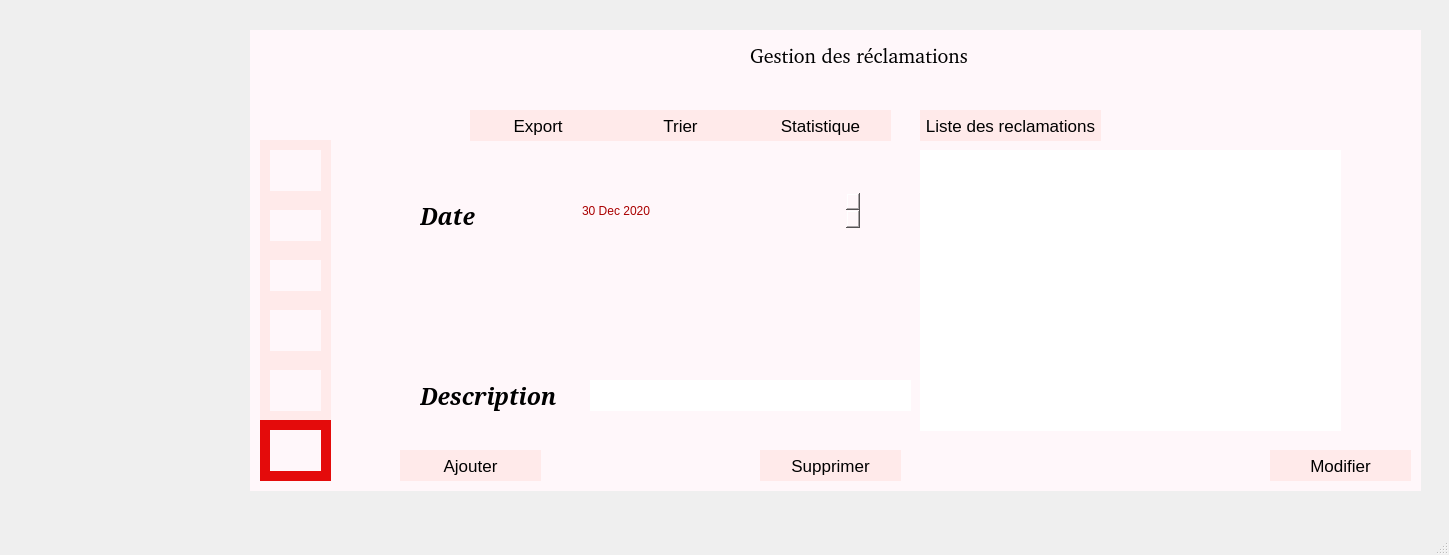
<?xml version="1.0" encoding="UTF-8"?>
<ui version="4.0">
 <class>MainWindow</class>
 <widget class="QMainWindow" name="MainWindow">
  <property name="geometry">
   <rect>
    <x>0</x>
    <y>0</y>
    <width>1449</width>
    <height>555</height>
   </rect>
  </property>
  <property name="windowTitle">
   <string>MainWindow</string>
  </property>
  <widget class="QWidget" name="centralwidget">
   <widget class="QGroupBox" name="groupBox">
    <property name="geometry">
     <rect>
      <x>250</x>
      <y>30</y>
      <width>1171</width>
      <height>461</height>
     </rect>
    </property>
    <property name="styleSheet">
     <string notr="true">font: 75 48pt &quot;MS Shell Dlg 2&quot;;
font: 8pt &quot;Segoe Fluent Icons&quot;;
color: rgb(170, 0, 0);
font: 36pt &quot;Kristen ITC&quot;;
font: 25 26pt &quot;Yu Gothic UI Light&quot;;
 border: none;
    background-color:          #fff7fa

 ;</string>
    </property>
    <property name="title">
     <string>       AssurePlus</string>
    </property>
    <widget class="QPushButton" name="pushButton_home">
     <property name="geometry">
      <rect>
       <x>10</x>
       <y>110</y>
       <width>71</width>
       <height>61</height>
      </rect>
     </property>
     <property name="styleSheet">
      <string notr="true"> QPushButton
{
    border: none;
    background-color:          #ffeaea
 ;
    color: black;
      font-family: Tahoma, Verdana, sans-serif;
     font-size: 17px;
    border-radius: 50px;
}

QPushButton:hover
{
   
	background-color:       #e40b0b ;
 ;
    border: 2px solid black;
}

QPushButton:pressed
{
    background-color:   #f3cbcb ;
    border: 2px solid white;
}</string>
     </property>
     <property name="text">
      <string/>
     </property>
    </widget>
    <widget class="QPushButton" name="pushButton_3">
     <property name="geometry">
      <rect>
       <x>10</x>
       <y>170</y>
       <width>71</width>
       <height>51</height>
      </rect>
     </property>
     <property name="styleSheet">
      <string notr="true">  QPushButton
{
    border: none;
    background-color:          #ffeaea
;
    color: black;
      font-family: Tahoma, Verdana, sans-serif;
     font-size: 17px;
    border-radius: 50px;
}

QPushButton:hover
{
   
	background-color:       #e40b0b ;
 ;
    border: 2px solid black;
}

QPushButton:pressed
{
    background-color:   #f3cbcb ;
    border: 2px solid white;
}</string>
     </property>
     <property name="text">
      <string/>
     </property>
    </widget>
    <widget class="QPushButton" name="pushButton">
     <property name="geometry">
      <rect>
       <x>10</x>
       <y>220</y>
       <width>71</width>
       <height>51</height>
      </rect>
     </property>
     <property name="styleSheet">
      <string notr="true"> QPushButton
{
    border: none;
    background-color:          #ffeaea
 ;
    color: black;
      font-family: Tahoma, Verdana, sans-serif;
     font-size: 17px;
    border-radius: 50px;
}

QPushButton:hover
{
   
	background-color:       #e40b0b ;
 ;
    border: 2px solid black;
}

QPushButton:pressed
{
    background-color:   #f3cbcb ;
    border: 2px solid white;
}</string>
     </property>
     <property name="text">
      <string/>
     </property>
    </widget>
    <widget class="QPushButton" name="pushButton_4">
     <property name="geometry">
      <rect>
       <x>10</x>
       <y>270</y>
       <width>71</width>
       <height>61</height>
      </rect>
     </property>
     <property name="styleSheet">
      <string notr="true">  QPushButton
{
    border: none;
    background-color:         #ffeaea
;
    color: black;
      font-family: Tahoma, Verdana, sans-serif;
     font-size: 17px;
    border-radius: 50px;
}

QPushButton:hover
{
   
	background-color:       #e40b0b ;
 ;
    border: 2px solid black;
}

QPushButton:pressed
{
    background-color:   #f3cbcb ;
    border: 2px solid white;
}</string>
     </property>
     <property name="text">
      <string/>
     </property>
    </widget>
    <widget class="QPushButton" name="pushButton_2">
     <property name="geometry">
      <rect>
       <x>10</x>
       <y>330</y>
       <width>71</width>
       <height>61</height>
      </rect>
     </property>
     <property name="styleSheet">
      <string notr="true">  QPushButton
{
    border: none;
    background-color:        #ffeaea
;
    color: black;
      font-family: Tahoma, Verdana, sans-serif;
     font-size: 17px;
    border-radius: 50px;
}

QPushButton:hover
{
   
	background-color:       #e40b0b ;
 ;
    border: 2px solid black;
}

QPushButton:pressed
{
    background-color:   #f3cbcb ;
    border: 2px solid white;
}</string>
     </property>
     <property name="text">
      <string/>
     </property>
    </widget>
    <widget class="QPushButton" name="pushButton_5">
     <property name="geometry">
      <rect>
       <x>10</x>
       <y>390</y>
       <width>71</width>
       <height>61</height>
      </rect>
     </property>
     <property name="styleSheet">
      <string notr="true"> 
QPushButton {
    border: none;
    background-color: #e40b0b;  
    color: white;   
    font-family: Tahoma, Verdana, sans-serif;
    font-size: 17px;
    border-radius: 50px;
}

QPushButton:hover {
    background-color: #ffeaea; 
    border: 2px solid black;
}

QPushButton:pressed {
    background-color: #e40b0b; 
    border: 2px solid white;
}

</string>
     </property>
     <property name="text">
      <string/>
     </property>
    </widget>
    <widget class="QLabel" name="label_3">
     <property name="geometry">
      <rect>
       <x>20</x>
       <y>120</y>
       <width>51</width>
       <height>41</height>
      </rect>
     </property>
     <property name="styleSheet">
      <string notr="true">image: url(:/res/home.png);</string>
     </property>
     <property name="text">
      <string/>
     </property>
    </widget>
    <widget class="QLabel" name="label_5">
     <property name="geometry">
      <rect>
       <x>20</x>
       <y>180</y>
       <width>51</width>
       <height>31</height>
      </rect>
     </property>
     <property name="styleSheet">
      <string notr="true">image: url(:/res/trousse-de-premiers-secours.png);</string>
     </property>
     <property name="text">
      <string/>
     </property>
    </widget>
    <widget class="QLabel" name="label_9">
     <property name="geometry">
      <rect>
       <x>20</x>
       <y>280</y>
       <width>51</width>
       <height>41</height>
      </rect>
     </property>
     <property name="styleSheet">
      <string notr="true">image: url(:/res/signe.png);</string>
     </property>
     <property name="text">
      <string/>
     </property>
    </widget>
    <widget class="QLabel" name="label_11">
     <property name="geometry">
      <rect>
       <x>20</x>
       <y>230</y>
       <width>51</width>
       <height>31</height>
      </rect>
     </property>
     <property name="styleSheet">
      <string notr="true">image: url(:/res/client.png);</string>
     </property>
     <property name="text">
      <string/>
     </property>
    </widget>
    <widget class="QLabel" name="label_12">
     <property name="geometry">
      <rect>
       <x>20</x>
       <y>340</y>
       <width>51</width>
       <height>41</height>
      </rect>
     </property>
     <property name="styleSheet">
      <string notr="true">image: url(:/res/employe-de-bureau.png);</string>
     </property>
     <property name="text">
      <string/>
     </property>
    </widget>
    <widget class="QLabel" name="label_13">
     <property name="geometry">
      <rect>
       <x>20</x>
       <y>400</y>
       <width>51</width>
       <height>41</height>
      </rect>
     </property>
     <property name="styleSheet">
      <string notr="true">image: url(:/res/editer.png);</string>
     </property>
     <property name="text">
      <string/>
     </property>
    </widget>
    <widget class="QLabel" name="label_15">
     <property name="geometry">
      <rect>
       <x>-10</x>
       <y>-20</y>
       <width>101</width>
       <height>101</height>
      </rect>
     </property>
     <property name="styleSheet">
      <string notr="true">image: url(:/res/logo.png);
font: 8pt &quot;MS Shell Dlg 2&quot;;</string>
     </property>
     <property name="text">
      <string/>
     </property>
    </widget>
    <widget class="QLabel" name="label_17">
     <property name="geometry">
      <rect>
       <x>170</x>
       <y>130</y>
       <width>251</width>
       <height>111</height>
      </rect>
     </property>
     <property name="styleSheet">
      <string notr="true">color: rgb(0, 0, 0);
font: 75 17pt  ;
  font: bold italic large serif;</string>
     </property>
     <property name="text">
      <string>Date</string>
     </property>
    </widget>
    <widget class="QLabel" name="label_18">
     <property name="geometry">
      <rect>
       <x>500</x>
       <y>10</y>
       <width>251</width>
       <height>31</height>
      </rect>
     </property>
     <property name="styleSheet">
      <string notr="true">  font: Tahoma, Verdana, sans-serif;
color:black;
font-size :20px;
  color: black;
</string>
     </property>
     <property name="text">
      <string>Gestion des réclamations</string>
     </property>
    </widget>
    <widget class="QLabel" name="label_20">
     <property name="geometry">
      <rect>
       <x>170</x>
       <y>310</y>
       <width>251</width>
       <height>111</height>
      </rect>
     </property>
     <property name="styleSheet">
      <string notr="true">color: rgb(0, 0, 0);
font: 75 17pt  ;
  font: bold italic large serif;</string>
     </property>
     <property name="text">
      <string>Description</string>
     </property>
    </widget>
    <widget class="QLineEdit" name="lineEdit_Description">
     <property name="geometry">
      <rect>
       <x>340</x>
       <y>350</y>
       <width>321</width>
       <height>31</height>
      </rect>
     </property>
     <property name="styleSheet">
      <string notr="true">background-color: rgb(255, 255, 255);
font: 9pt &quot;Arial&quot;;</string>
     </property>
     <property name="text">
      <string/>
     </property>
    </widget>
    <widget class="QPushButton" name="pushButton_ajouter">
     <property name="geometry">
      <rect>
       <x>150</x>
       <y>420</y>
       <width>141</width>
       <height>31</height>
      </rect>
     </property>
     <property name="styleSheet">
      <string notr="true"> QPushButton
{
    border: none;
    background-color:          #ffeaea
 ;
    color: black;
      font-family: Tahoma, Verdana, sans-serif;
     font-size: 17px;
    border-radius: 50px;
}

QPushButton:hover
{
   
	background-color:       #e40b0b ;
 ;
    border: 2px solid black;
}

QPushButton:pressed
{
    background-color:   #f3cbcb ;
    border: 2px solid white;
}</string>
     </property>
     <property name="text">
      <string>Ajouter</string>
     </property>
    </widget>
    <widget class="QPushButton" name="pushButton_supprimer">
     <property name="geometry">
      <rect>
       <x>510</x>
       <y>420</y>
       <width>141</width>
       <height>31</height>
      </rect>
     </property>
     <property name="styleSheet">
      <string notr="true"> QPushButton
{
    border: none;
    background-color:          #ffeaea
 ;
    color: black;
      font-family: Tahoma, Verdana, sans-serif;
     font-size: 17px;
    border-radius: 50px;
}

QPushButton:hover
{
   
	background-color:       #e40b0b ;
 ;
    border: 2px solid black;
}

QPushButton:pressed
{
    background-color:   #f3cbcb ;
    border: 2px solid white;
}</string>
     </property>
     <property name="text">
      <string>Supprimer</string>
     </property>
    </widget>
    <widget class="QLabel" name="label_16">
     <property name="geometry">
      <rect>
       <x>110</x>
       <y>170</y>
       <width>41</width>
       <height>31</height>
      </rect>
     </property>
     <property name="styleSheet">
      <string notr="true">image: url(:/res/date.png);</string>
     </property>
     <property name="text">
      <string/>
     </property>
    </widget>
    <widget class="QLabel" name="label_19">
     <property name="geometry">
      <rect>
       <x>100</x>
       <y>350</y>
       <width>61</width>
       <height>41</height>
      </rect>
     </property>
     <property name="styleSheet">
      <string notr="true">image: url(:/res/description.png);</string>
     </property>
     <property name="text">
      <string/>
     </property>
    </widget>
    <widget class="QPushButton" name="pushButton_modifier">
     <property name="geometry">
      <rect>
       <x>1020</x>
       <y>420</y>
       <width>141</width>
       <height>31</height>
      </rect>
     </property>
     <property name="styleSheet">
      <string notr="true"> QPushButton
{
    border: none;
    background-color:          #ffeaea
 ;
    color: black;
      font-family: Tahoma, Verdana, sans-serif;
     font-size: 17px;
    border-radius: 50px;
}

QPushButton:hover
{
   
	background-color:       #e40b0b ;
 ;
    border: 2px solid black;
}

QPushButton:pressed
{
    background-color:   #f3cbcb ;
    border: 2px solid white;
}</string>
     </property>
     <property name="text">
      <string>Modifier</string>
     </property>
    </widget>
    <widget class="QPushButton" name="pushButton_stat">
     <property name="geometry">
      <rect>
       <x>500</x>
       <y>80</y>
       <width>141</width>
       <height>31</height>
      </rect>
     </property>
     <property name="styleSheet">
      <string notr="true"> QPushButton
{
    border: none;
    background-color:          #ffeaea
 ;
    color: black;
      font-family: Tahoma, Verdana, sans-serif;
     font-size: 17px;
    border-radius: 50px;
}

QPushButton:hover
{
   
	background-color:       #e40b0b ;
 ;
    border: 2px solid black;
}

QPushButton:pressed
{
    background-color:   #f3cbcb ;
    border: 2px solid white;
}</string>
     </property>
     <property name="text">
      <string>Statistique</string>
     </property>
    </widget>
    <widget class="QPushButton" name="pushButton_list">
     <property name="geometry">
      <rect>
       <x>670</x>
       <y>80</y>
       <width>181</width>
       <height>31</height>
      </rect>
     </property>
     <property name="styleSheet">
      <string notr="true"> QPushButton
{
    border: none;
    background-color:          #ffeaea
 ;
    color: black;
      font-family: Tahoma, Verdana, sans-serif;
     font-size: 17px;
    border-radius: 50px;
}

QPushButton:hover
{
   
	background-color:       #e40b0b ;
 ;
    border: 2px solid black;
}

QPushButton:pressed
{
    background-color:   #f3cbcb ;
    border: 2px solid white;
}</string>
     </property>
     <property name="text">
      <string>Liste des reclamations</string>
     </property>
    </widget>
    <widget class="QLabel" name="label_21">
     <property name="geometry">
      <rect>
       <x>440</x>
       <y>10</y>
       <width>41</width>
       <height>31</height>
      </rect>
     </property>
     <property name="styleSheet">
      <string notr="true">image: url(:/res/editer.png);</string>
     </property>
     <property name="text">
      <string/>
     </property>
    </widget>
    <widget class="QDateEdit" name="DateEdit">
     <property name="geometry">
      <rect>
       <x>330</x>
       <y>160</y>
       <width>281</width>
       <height>41</height>
      </rect>
     </property>
     <property name="dateTime">
      <datetime>
       <hour>0</hour>
       <minute>0</minute>
       <second>0</second>
       <year>2020</year>
       <month>12</month>
       <day>30</day>
      </datetime>
     </property>
     <property name="minimumDateTime">
      <datetime>
       <hour>0</hour>
       <minute>0</minute>
       <second>0</second>
       <year>2020</year>
       <month>1</month>
       <day>1</day>
      </datetime>
     </property>
    </widget>
    <widget class="QTableView" name="tableView">
     <property name="geometry">
      <rect>
       <x>670</x>
       <y>120</y>
       <width>421</width>
       <height>281</height>
      </rect>
     </property>
     <property name="styleSheet">
      <string notr="true">background-color: rgb(255, 255, 255);
font: italic 8pt &quot;Arial&quot;;</string>
     </property>
    </widget>
    <widget class="QPushButton" name="pushButton_trier">
     <property name="geometry">
      <rect>
       <x>360</x>
       <y>80</y>
       <width>141</width>
       <height>31</height>
      </rect>
     </property>
     <property name="styleSheet">
      <string notr="true"> QPushButton
{
    border: none;
    background-color:          #ffeaea
 ;
    color: black;
      font-family: Tahoma, Verdana, sans-serif;
     font-size: 17px;
    border-radius: 50px;
}

QPushButton:hover
{
   
	background-color:       #e40b0b ;
 ;
    border: 2px solid black;
}

QPushButton:pressed
{
    background-color:   #f3cbcb ;
    border: 2px solid white;
}</string>
     </property>
     <property name="text">
      <string>Trier</string>
     </property>
    </widget>
    <widget class="QPushButton" name="pushButton_export">
     <property name="geometry">
      <rect>
       <x>220</x>
       <y>80</y>
       <width>141</width>
       <height>31</height>
      </rect>
     </property>
     <property name="styleSheet">
      <string notr="true"> QPushButton
{
    border: none;
    background-color:          #ffeaea
 ;
    color: black;
      font-family: Tahoma, Verdana, sans-serif;
     font-size: 17px;
    border-radius: 50px;
}

QPushButton:hover
{
   
	background-color:       #e40b0b ;
 ;
    border: 2px solid black;
}

QPushButton:pressed
{
    background-color:   #f3cbcb ;
    border: 2px solid white;
}</string>
     </property>
     <property name="text">
      <string>Export </string>
     </property>
    </widget>
   </widget>
  </widget>
  <widget class="QMenuBar" name="menubar">
   <property name="geometry">
    <rect>
     <x>0</x>
     <y>0</y>
     <width>1449</width>
     <height>26</height>
    </rect>
   </property>
  </widget>
  <widget class="QStatusBar" name="statusbar"/>
 </widget>
 <resources/>
 <connections/>
</ui>
